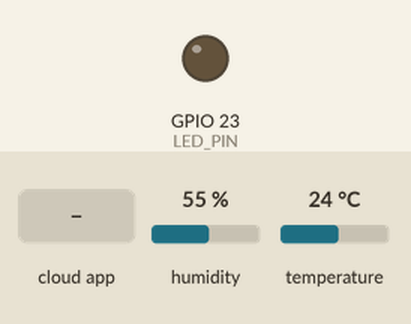
Simulated run of this sketch. Board: ESP32. On the bench: output pins drawn as LEDs (lit = HIGH). The test bench sets the inputs (shaded band); at power-on: humidity 55 %, temperature 24 °C. WiFi joins after 1.5 s; servers stay silent unless stated; the Firebase database answers and starts empty; what the sketch prints to the serial monitor is not drawn.

Above: at 2.7 s.
2.8 s: the phone or cloud app sets led to 1
At 3.9 s:
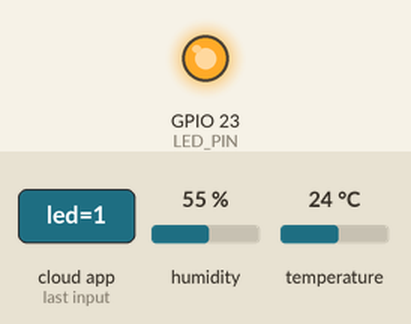
4.3 s: the phone or cloud app sets led to 0
At 4.8 s:
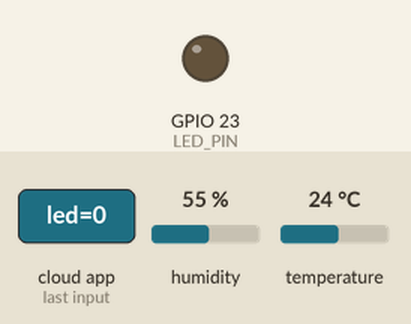
Timing chart, 0 to 7.3 s (numbered marks = the images above; inputs shaded):
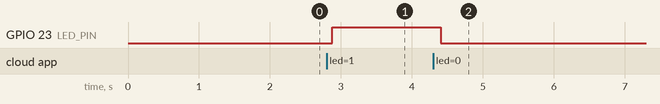

The sketch:

sketch_apr29b.ino
```cpp
#include <Arduino.h>
#include <WiFi.h>
#include <FirebaseESP32.h>
#include <DHT.h>
#include <addons/TokenHelper.h>
#include <addons/RTDBHelper.h>

/* WiFi credentials */
#define WIFI_SSID "xrp"
#define WIFI_PASSWORD "mstahulhaq"

/* Firebase credentials */
#define API_KEY "AIzaSyC1qq_11HfZmqkuUaug971X8vT-6m5x5tw"
#define DATABASE_URL "https://iot20252a-3c04b-default-rtdb.firebaseio.com/"
#define USER_EMAIL "ulhaq@gmail.com"
#define USER_PASSWORD "ulhaq123"

/* DHT11 Sensor */
#define DHTPIN 4
#define DHTTYPE DHT11
DHT dht(DHTPIN, DHTTYPE);

/* LED */
#define LED_PIN 23

FirebaseData fbdo;
FirebaseAuth auth;
FirebaseConfig config;

float temperature = 0;
float humidity = 0;
bool ledState = false;

unsigned long sendDataPrevMillis = 0;
unsigned long sensorReadPrevMillis = 0;
const long sensorInterval = 2000;
const long databaseInterval = 15000;

bool readSensorData() {
  humidity = dht.readHumidity();
  temperature = dht.readTemperature();

  if (isnan(humidity) || isnan(temperature)) {
    Serial.println("DHT reading failed");
    return false;
  }

  Serial.printf("Humidity: %.1f%%  Temp: %.1f°C\n", humidity, temperature);
  return true;
}

void sendDataToFirebase() {
  if (Firebase.setFloat(fbdo, "/iot/temperature", temperature)) {
    Serial.println("Temperature data sent to Firebase");
  } else {
    Serial.println("Error sending temperature data to Firebase");
  }

  if (Firebase.setFloat(fbdo, "/iot/humidity", humidity)) {
    Serial.println("Humidity data sent to Firebase");
  } else {
    Serial.println("Error sending humidity data to Firebase");
  }
}

void checkForLedCommand() {
  if (Firebase.getBool(fbdo, "/iot/led")) {
    bool newLedState = fbdo.to<bool>();
    if (newLedState != ledState) {
      ledState = newLedState;
      digitalWrite(LED_PIN, ledState ? HIGH : LOW);
      Serial.printf("LED is now %s\n", ledState ? "ON" : "OFF");
    }
  }
}

void setup() {
  Serial.begin(115200);
  pinMode(LED_PIN, OUTPUT);
  digitalWrite(LED_PIN, LOW);
  dht.begin();

  WiFi.begin(WIFI_SSID, WIFI_PASSWORD);
  Serial.print("Connecting to WiFi");
  while (WiFi.status() != WL_CONNECTED) {
    delay(300);
    Serial.print(".");
  }
  Serial.println();
  Serial.println("WiFi connected!");
  Serial.println(WiFi.localIP());

  config.api_key = API_KEY;
  auth.user.email = USER_EMAIL;
  auth.user.password = USER_PASSWORD;
  config.database_url = DATABASE_URL;
  config.token_status_callback = tokenStatusCallback;

  Firebase.reconnectNetwork(true);
  Firebase.begin(&config, &auth);
}

void loop() {
  if (Firebase.ready()) {
    static bool sensorReady = false;

    if (millis() - sensorReadPrevMillis > sensorInterval) {
      sensorReadPrevMillis = millis();
      sensorReady = readSensorData();
    }

    if (millis() - sendDataPrevMillis > databaseInterval && sensorReady) {
      sendDataPrevMillis = millis();
      sendDataToFirebase();
    }

    checkForLedCommand();
  }
}
```

Measured:
- after the input at 2.8 s, GPIO 23 (LED_PIN): LOW → HIGH after 0.08 s
- after the input at 4.3 s, GPIO 23 (LED_PIN): HIGH → LOW after 0.10 s
